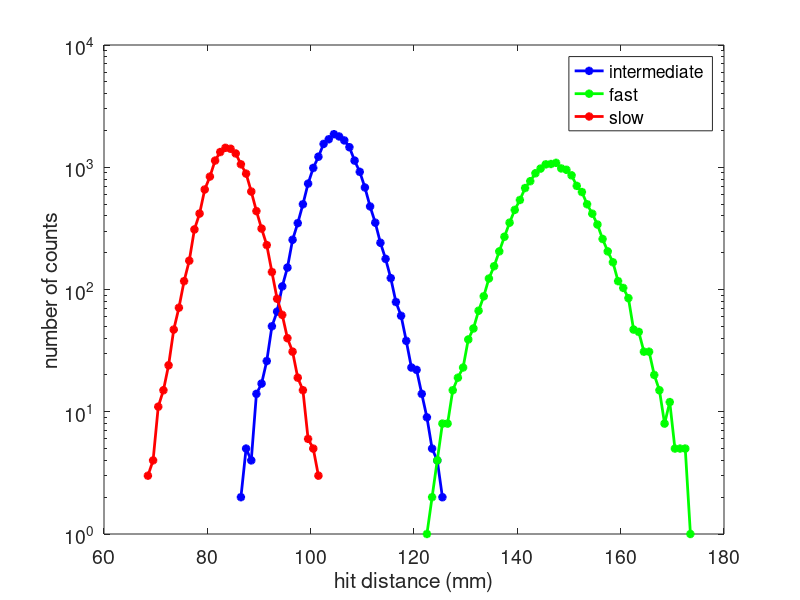
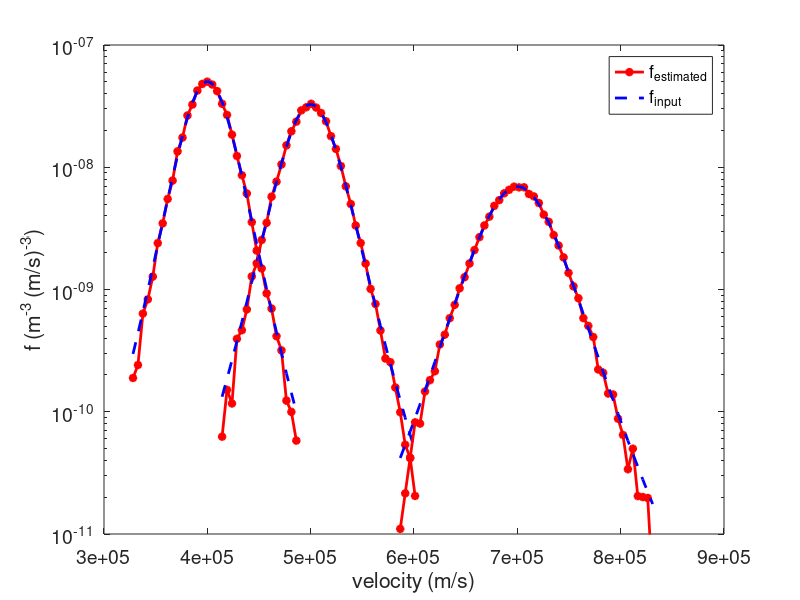

Recreate these plots in MATLAB, in order.
clc 
close all;


fast = csvread("flight_kappa_700e3_3e6_2e5.csv");
bulk = csvread("flight_kappa_500e3_5e6_1e5.csv");
slow = csvread("flight_kappa_400e3_5_5e6_8e4.csv");

y_center = 15.0;
radius = 1e-3;
n = 5e6;
v0 = 500e3; % bulk speed
mi = 1.672649e-27;  % ion mass
me = 9.11e-31;  % electron mass
ma = 6.64e-27;
m = mi; % christmas
q = 1.602176565E-19;    % elementary charge
kb = 1.38064852e-23;    % boltzman constant
T = 1e5; % 10⁵K
kappa = 3;
vt = (2*kb*T/m)^(1/2);  % thermal velocity
pixel_size = 1e-3;
instrument_length = 0.4;
B0 = 0.1;
delta_v = (q*B0*pixel_size)/(2*m);
A = pi*radius^2;
nb_pix = floor(instrument_length/pixel_size);
tau = 5e-3;
Phi0 = 360;  % azymuthal aperture angle
Theta0 = 5;    % elevation aperture angle
G = tau*A*(Phi0/4*pi/180)*(1-cos(Theta0*pi/180));

final_posbulk = (bulk(:,2)-y_center).*1e-3;
final_posbulk = sort(final_posbulk);
Count_pixel_bulk = zeros(1,nb_pix);
v_counts_bulk = zeros(1,nb_pix);
for i=1:nb_pix
    upper = i*pixel_size;
    lower = (i-1)*pixel_size;
    Count_pixel_bulk(i) = sum(final_posbulk < upper) - sum(final_posbulk < lower);
    v_counts_bulk(i) = ((i*pixel_size*q*B0)/(2*m) + ((i-1)*pixel_size*q*B0)/(2*m))/2;
end

final_pos_fast = (fast(:,2)-y_center).*1e-3;
final_pos_fast = sort(final_pos_fast);
Count_pixel_fast = zeros(1,nb_pix);
v_counts_fast = zeros(1,nb_pix);
for i=1:nb_pix
    upper = i*pixel_size;
    lower = (i-1)*pixel_size;
    Count_pixel_fast(i) = sum(final_pos_fast < upper) - sum(final_pos_fast < lower);
    v_counts_fast(i) = ((i*pixel_size*q*B0)/(2*m) + ((i-1)*pixel_size*q*B0)/(2*m))/2;
end

final_pos_slow = (slow(:,2)-y_center).*1e-3;
final_pos_slow = sort(final_pos_slow);
Count_pixel_slow = zeros(1,nb_pix);
v_counts_slow = zeros(1,nb_pix);
for i=1:nb_pix
    upper = i*pixel_size;
    lower = (i-1)*pixel_size;
    Count_pixel_slow(i) = sum(final_pos_slow < upper) - sum(final_pos_slow < lower);
    v_counts_slow(i) = ((i*pixel_size*q*B0)/(2*m) + ((i-1)*pixel_size*q*B0)/(2*m))/2;
end

v_counts_bulk = v_counts_bulk(Count_pixel_bulk ~= 0);
Count_pixel_bulk = Count_pixel_bulk(Count_pixel_bulk ~= 0);
v_counts_fast = v_counts_fast(Count_pixel_fast ~= 0);
Count_pixel_fast = Count_pixel_fast(Count_pixel_fast ~= 0);
v_counts_slow = v_counts_slow(Count_pixel_slow ~= 0);
Count_pixel_slow = Count_pixel_slow(Count_pixel_slow ~= 0);


figure()
semilogy(1000*2*m*v_counts_bulk./(q*B0), Count_pixel_bulk, 'b-*', 'LineWidth', 2);
hold on;
set(gca,'FontSize',14);
semilogy(1000*2*m*v_counts_fast./(q*B0), Count_pixel_fast, 'g-*', 'LineWidth', 2);
semilogy(1000*2*m*v_counts_slow./(q*B0), Count_pixel_slow, 'r-*', 'LineWidth', 2);
%line([min(xlim);max(xlim)],[100;100], 'color', 'k', 'LineWidth', 3);

%title([{"Number of counts per pixel"},{"as a function of hit distance"}]);
xlabel("hit distance (mm)");
ylabel("number of counts");
legend("intermediate", "fast", "slow");


f_est_kappa_bulk = Count_pixel_bulk./(G*delta_v*v_counts_bulk.^3);
f_est_kappa_fast = Count_pixel_fast./(G*delta_v*v_counts_fast.^3);
f_est_kappa_slow = Count_pixel_slow./(G*delta_v*v_counts_slow.^3);
csvwrite('fitting_data_kappa_SIMION.txt', [v_counts_bulk; f_est_kappa_bulk]);

vt_fast = ((2*kb*2e5)/m)^(1/2);
vt_slow = ((2*kb*0.8e5)/m)^(1/2);
vt_bulk = ((2*kb*1e5)/m)^(1/2);

K_kappa = (2/(pi*(2*kappa-3)))^(3/2)*gamma(kappa+1)/gamma(kappa-1/2);

figure()
semilogy(v_counts_bulk, f_est_kappa_bulk, 'r-*', 'LineWidth', 2);
hold on;
set(gca,'FontSize',14);
semilogy(v_counts_bulk, (5e6/(vt_bulk^3))*K_kappa.*(1+(2/(2*kappa-3)).*((v_counts_bulk-500e3).^2/vt_bulk^2)).^(-kappa-1), 'b--', 'LineWidth', 2);
semilogy(v_counts_fast, f_est_kappa_fast, 'r-*', 'LineWidth', 2);
semilogy(v_counts_fast, (3e6/(vt_fast^3))*K_kappa.*(1+(2/(2*kappa-3)).*((v_counts_fast-700e3).^2/vt_fast^2)).^(-kappa-1), 'b--', 'LineWidth', 2);
semilogy(v_counts_slow, f_est_kappa_slow, 'r-*', 'LineWidth', 2);
semilogy(v_counts_slow, (5.5e6/(vt_slow^3))*K_kappa.*(1+(2/(2*kappa-3)).*((v_counts_slow-400e3).^2/vt_slow^2)).^(-kappa-1), 'b--', 'LineWidth', 2);

ylim([1e-11 1e-7])
legend("f_{estimated}", "f_{input}");
xlabel("velocity (m/s)");
ylabel("f (m^{-3} (m/s)^{-3})");
%title("Estimated and theoretical distributions");

csvwrite("fitting_data_kappa_SIMION_bulk.txt", [v_counts_bulk; f_est_kappa_bulk]);
csvwrite("fitting_data_kappa_SIMION_fast.txt", [v_counts_fast; f_est_kappa_fast]);
csvwrite("fitting_data_kappa_SIMION_slow.txt", [v_counts_slow; f_est_kappa_slow]);


